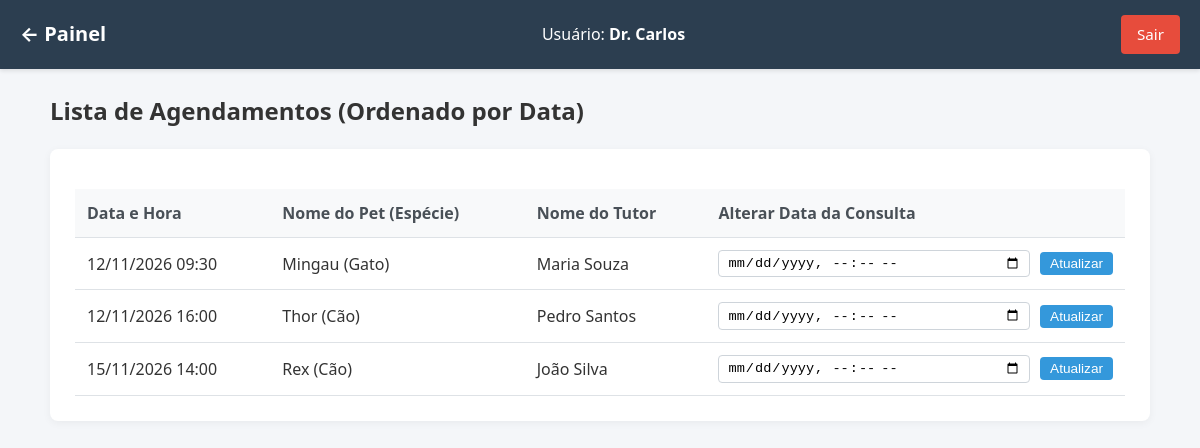
/agendamentos (signed in), run on an earlier commit of the app's database.
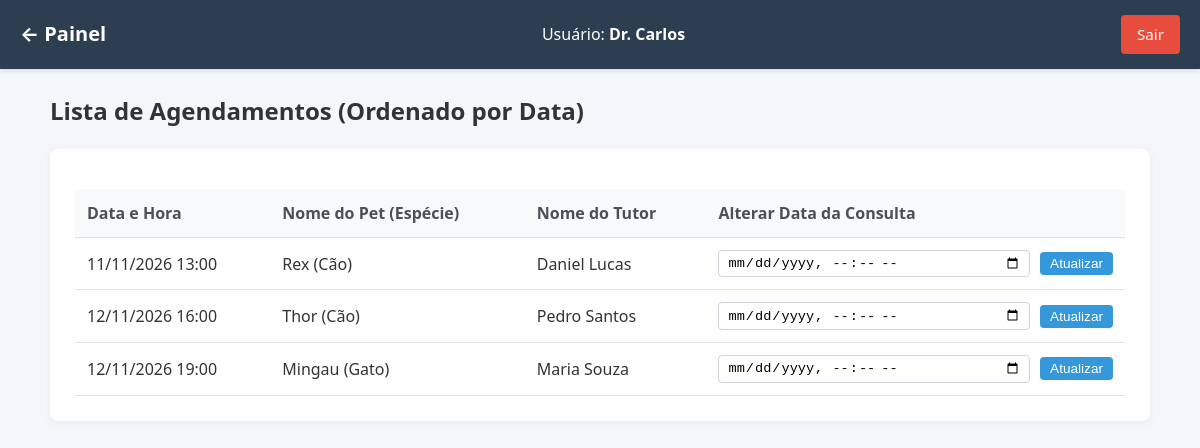
And on a later commit of the database.
### app.py (models this page shows)
class Agendamento(db.Model):
    id = db.Column(db.Integer, primary_key=True)
    data_hora = db.Column(db.DateTime, nullable=False)
    pet_id = db.Column(db.Integer, db.ForeignKey('pet.id'), nullable=False)

class Pet(db.Model):
    id = db.Column(db.Integer, primary_key=True)
    nome = db.Column(db.String(100), nullable=False)
    especie = db.Column(db.String(50), nullable=False)
    tutor_id = db.Column(db.Integer, db.ForeignKey('tutor.id'), nullable=False)
    agendamentos = db.relationship('Agendamento', backref='pet', lazy=True)

class Tutor(db.Model):
    id = db.Column(db.Integer, primary_key=True)
    nome = db.Column(db.String(100), nullable=False)
    cpf_criptografado = db.Column(db.String(64), nullable=False)
    pets = db.relationship('Pet', backref='tutor', lazy=True)

### app.py (the view)
@app.route('/agendamentos', methods=['GET', 'POST'])
def agendamentos():
    if 'user_id' not in session:
        return redirect(url_for('login'))
    lista_agendamentos = Agendamento.query.order_by(Agendamento.data_hora.asc()).all()
    return render_template('agendamentos.html', agendamentos=lista_agendamentos)

### templates/agendamentos.html (shortened to what this page needs)
<!DOCTYPE html>
<html lang="pt-br">
<head>
    <link rel="stylesheet" href="{{ url_for('static', filename='style.css') }}">
</head>
<body>
    <nav class="navbar">
        <a href="{{ url_for('dashboard') }}" class="navbar-brand">← Painel</a>
        <span>Usuário: <strong>{{ session['user_nome'] }}</strong></span>
        <a href="{{ url_for('logout') }}" class="btn btn-danger">Sair</a>
    </nav>
    <div class="container mt-4">
        <h2>Lista de Agendamentos (Ordenado por Data)</h2>
        <div class="table-container">
            <table class="table">
                <thead>
                    <tr>
                        <th>Data e Hora</th>
                        <th>Nome do Pet (Espécie)</th>
                        <th>Nome do Tutor</th>
                        <th>Alterar Data da Consulta</th>
                    </tr>
                </thead>
                <tbody>
                    {% for agendamento in agendamentos %}
                    <tr>
                        <td>{{ agendamento.data_hora.strftime('%d/%m/%Y %H:%M') }}</td>
                        <td>{{ agendamento.pet.nome }} ({{ agendamento.pet.especie }})</td>
                        <td>{{ agendamento.pet.tutor.nome }}</td>
                        <td>
                            <form action="{{ url_for('atualizar_agendamento', id=agendamento.id) }}" method="POST" class="form-inline">
                                <input type="datetime-local" name="nova_data" class="form-control" style="padding: 4px 8px; font-size: 0.85rem;" required>
                                <button type="submit" class="btn btn-primary" style="padding: 4px 10px; font-size: 0.85rem;">Atualizar</button>
                            </form>
                        </td>
                    </tr>
                    {% endfor %}
                </tbody>
            </table>
        </div>
    </div>
</body>
</html>

### static/style.css (style rules this page uses)
* { box-sizing: border-box; margin: 0; padding: 0; }
body { background-color: #f4f6f9; font-family: 'Segoe UI', system-ui, -apple-system, sans-serif; color: #333; line-height: 1.5; }
.container { max-width: 1140px; margin: 0 auto; padding: 0 20px; }
.mt-4 { margin-top: 1.5rem; }
.navbar { background-color: #2c3e50; padding: 15px 20px; color: #fff; display: flex; justify-content: space-between; align-items: center; box-shadow: 0 2px 4px rgba(0,0,0,0.1); }
.navbar-brand { color: #fff; text-decoration: none; font-weight: bold; font-size: 1.25rem; }
.table-container { background: #ffffff; padding: 25px; border-radius: 8px; box-shadow: 0 2px 8px rgba(0,0,0,0.05); margin-top: 20px; }
.form-control { width: 100%; padding: 8px 12px; border: 1px solid #ced4da; border-radius: 4px; font-size: 1rem; }
.form-inline { display: flex; gap: 10px; align-items: center; }
.btn { display: inline-block; padding: 8px 16px; border-radius: 4px; border: none; cursor: pointer; font-weight: 500; text-decoration: none; text-align: center; font-size: 0.95rem; }
.btn-primary { background-color: #3498db; color: white; }
.btn-danger { background-color: #e74c3c; color: white; }
.table { width: 100%; border-collapse: collapse; margin-top: 15px; }
.table th, .table td { padding: 12px; text-align: left; border-bottom: 1px solid #dee2e6; }
.table th { background-color: #f8f9fa; color: #495057; font-weight: 600; }

What changed in the data, as far as the page shows it:
changed Agendamento "Rex": data_hora "15/11/2026 14:00" → "11/11/2026 13:00"; pet.tutor.nome "João Silva" → "Daniel Lucas"; moves up the list
shown differently, row unchanged: Agendamento "Thor": moves down the list
changed Agendamento "Mingau": data_hora "12/11/2026 09:30" → "12/11/2026 19:00"
